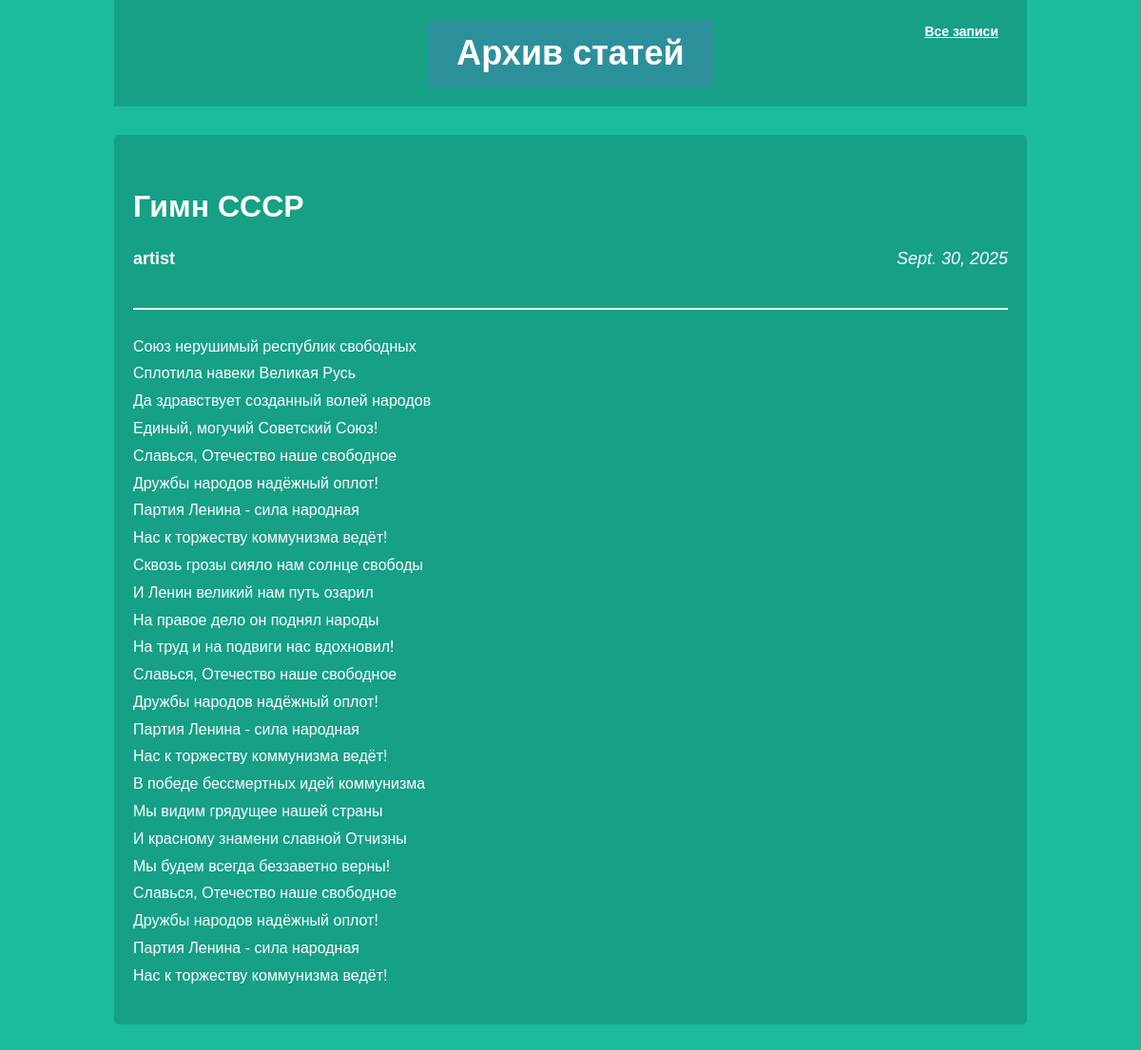
The app's page /article/1/ with its own data.
### articles/models.py (models this page shows, shortened)
class Article(models.Model):
    title = models.CharField(max_length=200)
    author = models.ForeignKey(User, on_delete=models.CASCADE)
    text = models.TextField()
    created_date = models.DateField(auto_now_add=True)

### articles/views.py (the view)
# urls.py: path('article/<int:article_id>/', views.get_article, name='get_article'),
def get_article(request, article_id):
    try:
        post = Article.objects.get(id=article_id)
        return render(request, 'article.html', {"post": post})
    except Article.DoesNotExist:
        raise Http404

### articles/templates/article.html (shortened to what this page needs)
<!DOCTYPE html>
<html>
<head>
    <link rel="stylesheet" href="{{ STATIC_URL }}/static/css/article.css">
</head>
<body class="article">
    <div class="header">
        <a href="{% url 'archive' %}" class="all-posts-link">Все записи</a>
        <h1 class="page-title">Архив статей</h1>
    </div>
    <div class="article-content">
        <div class="article-header">
            <h2 class="article-title">{{ post.title }}</h2>
            <div class="article-meta">
                <div class="article-author-name">{{ post.author.username }}</div>
                <div class="article-created-date">{{ post.created_date }}</div>
            </div>
        </div>
        <div class="article-text-content">
            {{ post.text|linebreaks }}
        </div>
    </div>
</body>
</html>

### articles/static/css/article.css (style rules this page uses)
body { background: #1abc9c; font-family: Tahoma, Arial, sans-serif; color: #ffffff; margin: 0; padding: 0; }
.header { text-align: center; margin-bottom: 30px; position: relative; background-color: #16a085; padding: 20px 0; }
.page-title { color: #ffffff; font-size: 36px; margin: 0 auto; padding: 15px 30px; background-color: #2c909b; display: inline-block; border-radius: 5px; }
.all-posts-link { position: absolute; top: 20px; right: 20px; color: #ffffff; text-decoration: underline; font-size: 14px; padding: 5px 10px; font-weight: bold; }
.article-created-date { width: 50%; float: right; text-align: right; font-style: italic; }
.article { width: 960px; margin-left: auto; margin-right: auto; }
.article-header { border-bottom: 2px solid #ffffff; padding-bottom: 15px; margin-bottom: 25px; }
.article-title { font-size: 32px; margin-bottom: 10px; text-align: left; }
.article-meta { overflow: hidden; margin-bottom: 20px; font-size: 18px; }
.article-author-name { width: 50%; float: left; font-weight: bold; }
.article-content { font-size: 16px; line-height: 1.8; margin-bottom: 30px; text-align: justify; background-color: #16a085; padding: 20px; border-radius: 5px; }

### records on screen
Article: title "Гимн СССР", author.username "artist", created_date "Sept. 30, 2025", text "Союз нерушимый республик свободных Сплотила навеки Великая Русь Да здравствует созданный волей народов Единый, могучий Советский Союз! Славься, Отечество наше свободное Дружбы народов надёжный оплот! Партия Ленина - сила народная Нас к торжеству коммунизма ведёт! Сквозь грозы сияло нам солнце свободы И Ленин великий нам путь озарил На правое дело он поднял народы На труд и на подвиги нас вдохновил! Славься, Отечество наше свободное Дружбы народов надёжный оплот! Партия Ленина - сила народная Нас к торжеству коммунизма ведёт! В победе бессмертных идей коммунизма Мы видим грядущее нашей страны И красному знамени славной Отчизны Мы будем всегда беззаветно верны! Славься, Отечество наше…"
